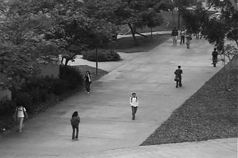
#> input picture lecture4/exercisefiles/Test016/006.tif, 238 x 158 px; its folder holds 4 pictures in this run
$ python exercise1.py
#> lines starting #> are read from the running program, lines starting #| are printed output that depends on the picture; after the words box and inside, x2 and y2 are one past the last pixel; in counts of white or black regions, pixels touching at a corner belong together
from time import sleep
import numpy as np
import cv2
import os


def part1():
    bg = cv2.imread('exercisefiles/Test016/001.tif')


    cv2.imshow('Background',bg)
    cv2.waitKey(0)


    images = load_images_from_folder('exercisefiles/Test016/')


    for i in images:
        diff = cv2.absdiff(bg, i)
        cv2.imshow('Diff', diff)
        cv2.waitKey(0)


def load_images_from_folder(folder):
#> called with folder = 'exercisefiles/Test016/'
    images = []
    for filename in os.listdir(folder):
        img = cv2.imread(os.path.join(folder,filename))
#> img is the input picture: shape (158, 238, 3); min 0, max 251, mean 98.2
        if img is not None:
            images.append(img)
    return images


def part2():

    images = load_images_from_folder('exercisefiles/Test016/')

    image_array = np.array(images)

    bg = np.median(image_array, axis=0).astype(np.uint8)


    cv2.imshow('Background',bg)
    cv2.waitKey(0)


    for i in images:
        diff = cv2.absdiff(bg, i)
        cv2.imshow('Diff', diff)
        cv2.waitKey(0)


def part3():
    bg_subtractor = cv2.createBackgroundSubtractorMOG2()

    images = load_images_from_folder('exercisefiles/Test016/')

    for i in images:
        fg_mask = bg_subtractor.apply(i)

        cv2.imshow('Original', i)
        cv2.imshow('Foreground mask', fg_mask)

        if cv2.waitKey(100) & 0xFF == ord('q'):
            break
#> this loop made 1 pass; (key q is pressed on pass 1)
#> pass 1, in part3, `fg_mask = bg_subtractor.apply(i)`:
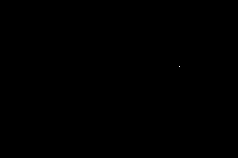
#> fg_mask: shape (158, 238); values 127 (black) and 255 (white), 0% white in thin lines or dots, all inside (x1, y1, x2, y2) = (179, 66, 180, 67)


if __name__ == '__main__':
    part3()
